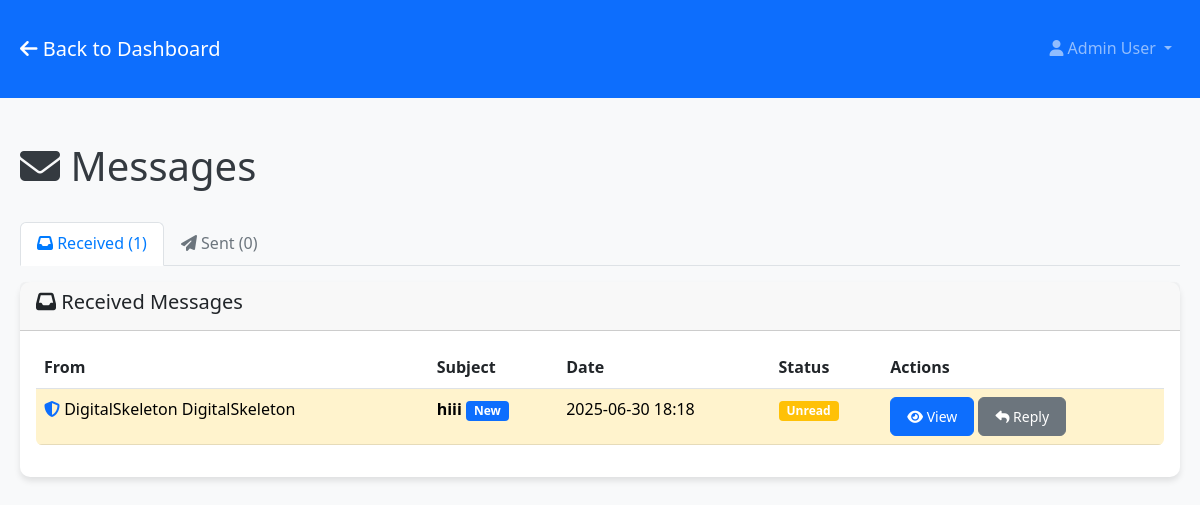
/messages (signed in), run on an earlier commit of the app's database.
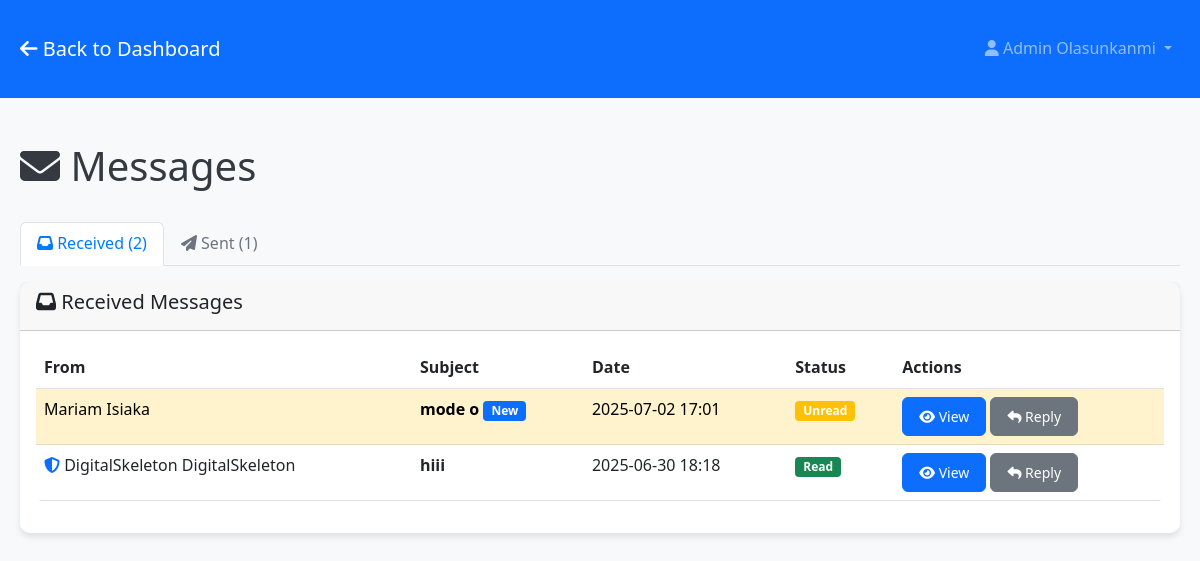
And on a later commit of the database.
### models.py (models this page shows, shortened)
class User(db.Model):
    id = db.Column(db.Integer, primary_key=True)
    username = db.Column(db.String(80), unique=True, nullable=False)
    email = db.Column(db.String(120), unique=True, nullable=False)
    password_hash = db.Column(db.String(255), nullable=False)
    first_name = db.Column(db.String(100), nullable=False)
    last_name = db.Column(db.String(100), nullable=False)
    is_admin = db.Column(db.Boolean, default=False)
    is_verified = db.Column(db.Boolean, default=False)
    verification_token = db.Column(db.String(100), nullable=True)
    reset_token = db.Column(db.String(100), nullable=True)
    reset_token_expires = db.Column(db.DateTime, nullable=True)
    created_at = db.Column(db.DateTime, default=datetime.utcnow)
    last_login = db.Column(db.DateTime, nullable=True)
    pdf_codes = db.relationship('UserPDFCode', foreign_keys='UserPDFCode.user_id', backref='user', lazy=True, cascade='all, delete-orphan')
    pdf_requests = db.relationship('PDFRequest', backref='user', lazy=True, cascade='all, delete-orphan')
    sent_messages = db.relationship('Message', foreign_keys='Message.sender_id', backref='sender', lazy=True, cascade='all, delete-orphan')
    received_messages = db.relationship('Message', foreign_keys='Message.recipient_id', backref='recipient', lazy=True, cascade='all, delete-orphan')
    uploaded_pdfs = db.relationship('UserPDFCode', foreign_keys='UserPDFCode.uploaded_by_admin_id', backref='uploader', lazy=True)

class Message(db.Model):
    id = db.Column(db.Integer, primary_key=True)
    sender_id = db.Column(db.Integer, db.ForeignKey('user.id', ondelete='CASCADE'), nullable=False)
    recipient_id = db.Column(db.Integer, db.ForeignKey('user.id', ondelete='CASCADE'), nullable=False)
    subject = db.Column(db.String(200), nullable=False)
    content = db.Column(db.Text, nullable=False)  # Allows HTML content
    is_read = db.Column(db.Boolean, default=False)
    created_at = db.Column(db.DateTime, default=datetime.utcnow)
    parent_message_id = db.Column(db.Integer, db.ForeignKey('message.id', ondelete='CASCADE'), nullable=True)
    replies = db.relationship('Message', backref=db.backref('parent', remote_side=[id]), lazy=True)

### app.py (the view)
@app.route('/messages')
@login_required
def messages():
    user = User.query.get(session['user_id'])
    sent_messages = Message.query.filter_by(sender_id=user.id).order_by(Message.created_at.desc()).all()
    received_messages = Message.query.filter_by(recipient_id=user.id).order_by(Message.created_at.desc()).all()
    return render_template('messages/messages.html',
                         user=user,
                         sent_messages=sent_messages,
                         received_messages=received_messages)

### app.py (called while the page is built)
def login_required(f):
    @wraps(f)
    def decorated_function(*args, **kwargs):
        if 'user_id' not in session:
            flash('Please log in to access this page.', 'error')
            return redirect(url_for('login'))
        return f(*args, **kwargs)
    return decorated_function

### templates/messages/messages.html (shortened to what this page needs)
<!DOCTYPE html>
<html lang="en">
<head>
    <link href="https://cdn.jsdelivr.net/npm/bootstrap@5.3.0/dist/css/bootstrap.min.css" rel="stylesheet">
    <link rel="stylesheet" href="https://cdnjs.cloudflare.com/ajax/libs/font-awesome/6.4.0/css/all.min.css">
    <link rel="stylesheet" href="{{ url_for('static', filename='css/style.css') }}">
</head>
<body>
    <nav class="navbar navbar-expand-lg navbar-dark bg-primary">
        <div class="container">
            <a class="navbar-brand" href="{{ url_for('dashboard') }}">
                <i class="fas fa-arrow-left"></i> Back to Dashboard
            </a>
            <div class="navbar-nav ms-auto">
                <div class="nav-item dropdown">
                    <a class="nav-link dropdown-toggle" href="#" id="navbarDropdown" role="button" data-bs-toggle="dropdown">
                        <i class="fas fa-user"></i> {{ user.first_name }} {{ user.last_name }}
                    </a>
                </div>
            </div>
        </div>
    </nav>
    <div class="container mt-4">
        <div class="row">
            <div class="col-12">
                <div class="d-flex justify-content-between align-items-center mb-4">
                    <h1><i class="fas fa-envelope"></i> Messages</h1>
                </div>
            </div>
        </div>
        <ul class="nav nav-tabs" id="messageTabs">
            <li class="nav-item">
                <a class="nav-link active" id="received-tab" data-bs-toggle="tab" href="#received">
                    <i class="fas fa-inbox"></i> Received ({{ received_messages|length }})
                </a>
            </li>
            <li class="nav-item">
                <a class="nav-link" id="sent-tab" data-bs-toggle="tab" href="#sent">
                    <i class="fas fa-paper-plane"></i> Sent ({{ sent_messages|length }})
                </a>
            </li>
        </ul>
        <div class="tab-content mt-3">
            <div class="tab-pane fade show active" id="received">
                <div class="card">
                    <div class="card-header">
                        <h5><i class="fas fa-inbox"></i> Received Messages</h5>
                    </div>
                    <div class="card-body">
                        {% if received_messages %}
                        <div class="table-responsive">
                            <table class="table table-hover">
                                <thead>
                                    <tr>
                                        <th>From</th>
                                        <th>Subject</th>
                                        <th>Date</th>
                                        <th>Status</th>
                                        <th>Actions</th>
                                    </tr>
                                </thead>
                                <tbody>
                                    {% for message in received_messages %}
                                    <tr class="{% if not message.is_read %}table-warning{% endif %}">
                                        <td>
                                            {% if message.sender.is_admin %}
                                            <i class="fas fa-shield-alt text-primary"></i>
                                            {% endif %}
                                            {{ message.sender.first_name }} {{ message.sender.last_name }}
                                        </td>
                                        <td>
                                            <strong>{{ message.subject }}</strong>
                                            {% if not message.is_read %}
                                            <span class="badge bg-primary">New</span>
                                            {% endif %}
                                        </td>
                                        <td>{{ message.created_at.strftime('%Y-%m-%d %H:%M') }}</td>
                                        <td>
                                            {% if message.is_read %}
                                            <span class="badge bg-success">Read</span>
                                            {% else %}
                                            <span class="badge bg-warning">Unread</span>
                                            {% endif %}
                                        </td>
                                        <td>
                                            <button type="button" class="btn btn-sm btn-primary" onclick="viewMessage({{ message.id }}, '{{ message.sender.first_name }} {{ message.sender.last_name }}', '{{ message.subject }}', {{ message.sender.id }}, {{ message.is_read|lower }})">
                                                <i class="fas fa-eye"></i> View
                                            </button>
                                            {% if user.is_admin or message.sender.is_admin %}
                                            <button type="button" class="btn btn-sm btn-secondary" onclick="replyToMessage({{ message.sender.id }}, '{{ message.sender.first_name }} {{ message.sender.last_name }}', 'Re: {{ message.subject }}', {{ message.id }})">
                                                <i class="fas fa-reply"></i> Reply
                                            </button>
                                            {% endif %}
                                        </td>
                                    </tr>
                                    {% endfor %}
                                </tbody>
                            </table>
                        </div>
                        {% else %}
                        <div class="text-center py-4">
                            <i class="fas fa-inbox fa-3x text-muted mb-3"></i>
                            <h5>No messages received</h5>
                            <p class="text-muted">Your received messages will appear here.</p>
                        </div>
                        {% endif %}
                    </div>
                </div>
            </div>
        </div>
    </div>
</body>
</html>

### static/css/style.css (style rules this page uses)
:root { --primary-color: #007bff; --secondary-color: #6c757d; --success-color: #28a745; --danger-color: #dc3545; --warning-color: #ffc107; --info-color: #17a2b8; --light-color: #f8f9fa; --dark-color: #343a40; --white: #ffffff; --black: #000000; }
body { font-family: 'Segoe UI', Tahoma, Geneva, Verdana, sans-serif; background-color: var(--light-color); color: var(--dark-color); line-height: 1.6; }
.container { max-width: 1200px; margin: 0 auto; padding: 20px; }
.card { border: none; border-radius: 10px; box-shadow: 0 4px 6px rgba(0, 0, 0, 0.1); margin-bottom: 20px; }
.btn { border-radius: 6px; padding: 8px 16px; font-weight: 500; transition: all 0.3s ease; }
.nav-tabs .nav-link { border-radius: 6px 6px 0 0; border: 1px solid transparent; color: var(--secondary-color); }
.nav-tabs .nav-link.active { background-color: var(--white); border-color: #dee2e6 #dee2e6 var(--white); color: var(--primary-color); }
.table { border-radius: 6px; overflow: hidden; }
.badge { font-size: 0.75em; padding: 4px 8px; border-radius: 4px; }

What changed in the data, as far as the page shows it:
changed User "Admin": last_name "User" → "Olasunkanmi"
added Message: sender.first_name "Mariam", sender.last_name "Isiaka", subject "mode o", is_read "New", created_at "2025-07-02 17:01"
changed Message "hiii": is_read "New Unread" → "Read"
Also different on the page:
{{ received_messages|length }}: "1" → "2"
{{ sent_messages|length }}: "0" → "1"
